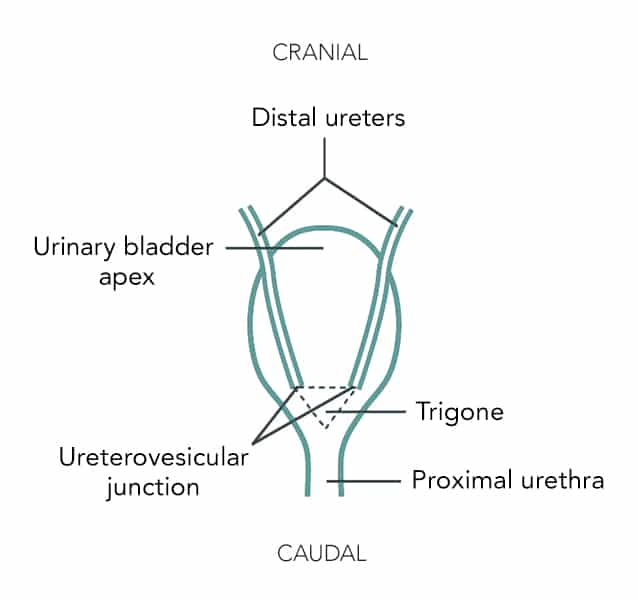
#> input picture ml/data/organ_photo_dataset/bladder/00004.jpg, 638 x 600 px, found by its file name; its folder holds only this picture in this run
$ python train_organ_photo_model.py
#> lines starting #> are read from the running program, lines starting #| are printed output that depends on the picture
import argparse
import os
from typing import Dict, List, Tuple

import joblib
import numpy as np
from PIL import Image
from sklearn.model_selection import train_test_split
from sklearn.neighbors import KNeighborsClassifier
from sklearn.preprocessing import LabelEncoder


VALID_EXT = (".jpg", ".jpeg", ".png", ".webp", ".bmp")


def extract_features(path: str, target_size: Tuple[int, int] = (128, 128)) -> np.ndarray:
#> called with target_size = (128, 128)
    img = Image.open(path).convert("RGB").resize(target_size)
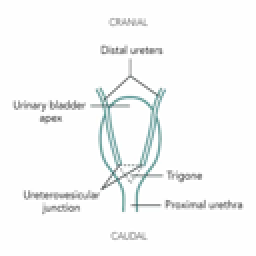
#> img: PIL image 128x128 RGB (shown 2 times larger); mean R, G, B 246.7, 247.8, 247.7
    arr_rgb = np.asarray(img, dtype=np.float32)

    img_hsv = img.convert("HSV")
#> img_hsv: PIL image 128x128 HSV; mean H, S, V 8.4, 1.6, 247.8
    arr_hsv = np.asarray(img_hsv, dtype=np.float32)
#> arr_hsv: shape (128, 128, 3) float32; mean of channels 0, 1, 2 8.4, 1.6, 247.8
    h = arr_hsv[:, :, 0].ravel()
#> h = 16384 values, max 240 at index 6227, min 0 at index 0, mean 8.42
    s = arr_hsv[:, :, 1].ravel()
#> s = 16384 values, max 104 at index 7476, min 0 at index 0, mean 1.59
    v = arr_hsv[:, :, 2].ravel()
#> v = 16384 values, max 255 at index 1079, min 109 at index 6324, mean 247.8
    hist_hsv, _ = np.histogramdd(
        np.stack([h, s, v], axis=1),
        bins=(16, 8, 8),
        range=((0, 255), (0, 255), (0, 255)),
        density=True,
    )
    hist_hsv = hist_hsv.flatten()
#> hist_hsv = 1024 values, max 5.48e-05 at index 7, min 0 at index 0, mean 6.03e-08

    gray = np.asarray(img.convert("L"), dtype=np.float32)
    gx = np.abs(np.diff(gray, axis=1))
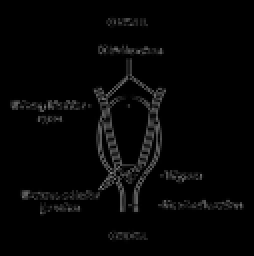
#> gx: shape (128, 127) float32 (shown 2 times larger); min 0, max 133, mean 5.3
    gy = np.abs(np.diff(gray, axis=0))
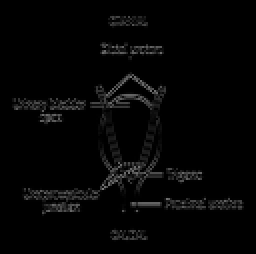
#> gy: shape (127, 128) float32 (shown 2 times larger); min 0, max 124, mean 5
    edge_mean = float((gx.mean() + gy.mean()) / 2.0)
#> edge_mean = 5.15
    edge_std = float((gx.std() + gy.std()) / 2.0)
#> edge_std = 16.51

    color_std = np.std(arr_rgb.reshape(-1, 3), axis=0)
#> color_std = [24.49, 20.66, 20.86]
    color_mean = np.mean(arr_rgb.reshape(-1, 3), axis=0)
#> color_mean = [246.7, 247.8, 247.7]

    extra = np.array(
        [
            float(gray.mean()),
            float(gray.std()),
            edge_mean,
            edge_std,
            float(color_mean[0]),
            float(color_mean[1]),
            float(color_mean[2]),
            float(color_std[0]),
            float(color_std[1]),
            float(color_std[2]),
        ],
        dtype=np.float32,
    )
#> extra = [247.5, 21.72, 5.15, 16.51, 246.7, 247.8, 247.7, 24.49, 20.66, 20.86]

    vec = np.concatenate([hist_hsv.astype(np.float32), extra], axis=0)
#> vec = 1034 values, max 247.8 at index 1029, min 0 at index 0, mean 1.06
    norm = float(np.linalg.norm(vec))
#> norm = 497.1
    if norm > 0:
        vec = vec / norm
#> vec = 1034 values, max 0.499 at index 1029, min 0 at index 0, mean 0.00214
    return vec


def load_dataset(dataset_dir: str) -> Tuple[np.ndarray, List[str], Dict[str, int]]:
    x_rows: List[np.ndarray] = []
    y_labels: List[str] = []
    counts: Dict[str, int] = {}

    for organ in sorted(os.listdir(dataset_dir)):
        organ_dir = os.path.join(dataset_dir, organ)
        if not os.path.isdir(organ_dir):
            continue

        for filename in os.listdir(organ_dir):
            if not filename.lower().endswith(VALID_EXT):
                continue
            path = os.path.join(organ_dir, filename)
            try:
                x_rows.append(extract_features(path))
                y_labels.append(organ.lower())
                counts[organ.lower()] = counts.get(organ.lower(), 0) + 1
            except Exception:
                continue
#> pass 2 of the loop in load_dataset, `for organ in sorted(os.listdir(dataset_dir)):`:
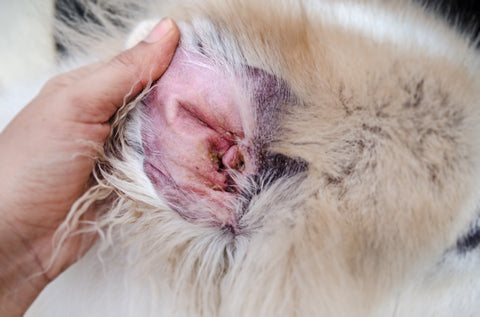
#> input picture ml/data/organ_photo_dataset/ear/00004.jpg, 480 x 317 px, found by its file name
#> in extract_features (call 2), `img = Image.open(path).convert("RGB").resize(target_size)`:
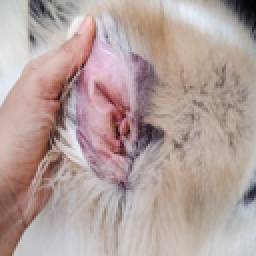
#> img: PIL image 128x128 RGB (shown 2 times larger); mean R, G, B 179.5, 160.4, 156.4
#> img_hsv: PIL image 128x128 HSV; mean H, S, V 71.5, 39.3, 180.3
#> arr_hsv: shape (128, 128, 3) float32; mean of channels 0, 1, 2 71.5, 39.3, 180.3
#> h = 16384 values, max 254 at index 5686, min 0 at index 21, mean 71.53
#> s = 16384 values, max 204 at index 8635, min 0 at index 126, mean 39.32
#> v = 16384 values, max 246 at index 1445, min 1 at index 127, mean 180.3
#> hist_hsv = 1024 values, max 8.89e-06 at index 77, min 0 at index 1, mean 6.03e-08
#> in extract_features (call 2), `gy = np.abs(np.diff(gray, axis=0))`:
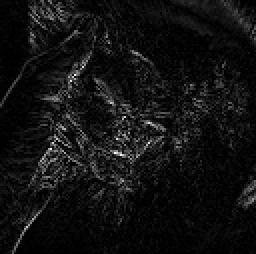
#> gy: shape (127, 128) float32 (shown 2 times larger); min 0, max 88, mean 6.3; drawn with min black and max white
#> edge_mean = 7.46
#> edge_std = 9.68
#> color_std = [31.55, 37.73, 39.51]
#> color_mean = [179.5, 160.4, 156.4]
#> extra = [165.6, 35.26, 7.46, 9.68, 179.5, 160.4, 156.4, 31.55, 37.73, 39.51]
#> in extract_features (call 2), `vec = np.concatenate([hist_hsv.astype(np.float32), extra], axis=0)`: vec = 1034 values, max 179.5 at index 1028, min 0 at index 1, mean 0.796
#> norm = 339.5
#> in extract_features (call 2), `vec = vec / norm`: vec = 1034 values, max 0.529 at index 1028, min 0 at index 1, mean 0.00235

    if not x_rows:
        raise RuntimeError(f"No valid images found in {dataset_dir}")

    return np.vstack(x_rows), y_labels, counts


def main() -> None:
    parser = argparse.ArgumentParser(description="Train dog-organ clinical photo classifier.")
    parser.add_argument("--dataset-dir", default=os.path.join("ml", "data", "organ_photo_dataset"))
    parser.add_argument("--output", default=os.path.join("var", "ml", "organ_photo_model.joblib"))
    parser.add_argument("--neighbors", type=int, default=7)
    args = parser.parse_args()

    x, y_raw, counts = load_dataset(args.dataset_dir)
#> y_raw = ['bladder', 'ear']; counts = {'bladder': 1, 'ear': 1}
    encoder = LabelEncoder()
    y = encoder.fit_transform(y_raw)
#> y = [0, 1]

    unique_classes = len(set(y_raw))
#> unique_classes = 2
    if unique_classes < 2:
        raise RuntimeError("Need at least 2 organ classes to train a classifier.")

    n_neighbors = max(1, min(args.neighbors, len(y_raw)))
#> n_neighbors = 2
    model = KNeighborsClassifier(n_neighbors=n_neighbors, weights="distance", metric="cosine")

    can_eval = min(counts.values()) >= 2 and len(y_raw) >= 20
#> can_eval = False
    accuracy = None
    if can_eval:
        x_train, x_test, y_train, y_test = train_test_split(
            x, y, test_size=0.2, random_state=42, stratify=y
        )
        model.fit(x_train, y_train)
        accuracy = float(model.score(x_test, y_test))
    else:
        model.fit(x, y)

    os.makedirs(os.path.dirname(args.output), exist_ok=True)
    bundle = {
        "model": model,
        "label_encoder": encoder,
        "class_counts": counts,
        "feature_version": "organ_photo_v1",
        "neighbors": n_neighbors,
        "accuracy": accuracy,
    }
    joblib.dump(bundle, args.output)

    print(f"Model saved to: {args.output}")
    print(f"Classes: {', '.join(sorted(counts.keys()))}")
#| Classes: bladder, ear
    print(f"Samples: {len(y_raw)}")
#| Samples: 2
    print(f"Neighbors: {n_neighbors}")
#| Neighbors: 2
    if accuracy is not None:
        print(f"Validation accuracy: {accuracy:.3f}")
    else:
        print("Validation accuracy: skipped (not enough balanced samples).")


if __name__ == "__main__":
    main()
